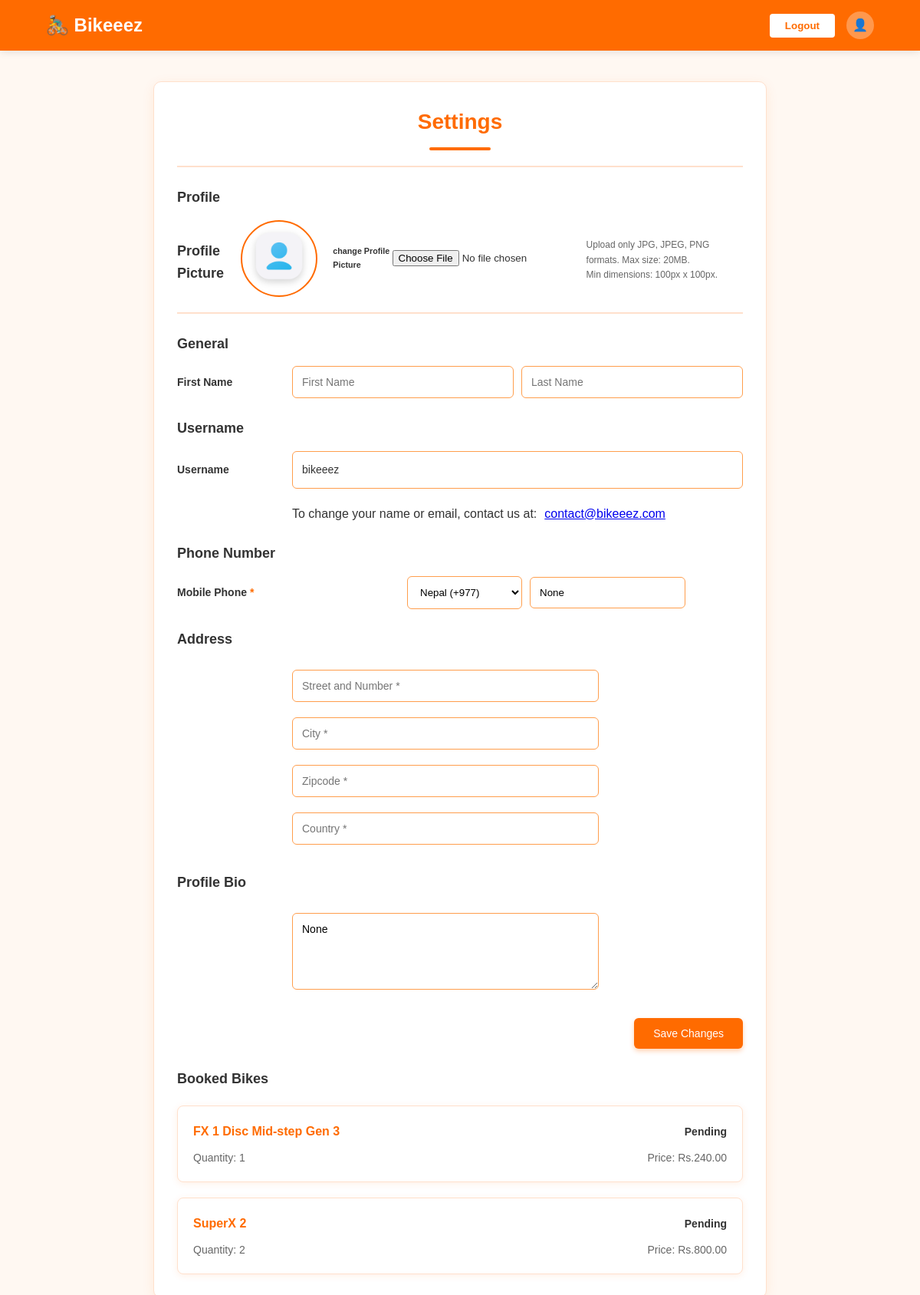
Page /users/profile/ (signed in) on the committed database.
### users/models.py (models this page shows, shortened)
class UserProfile(models.Model):
    user = models.OneToOneField(User, on_delete = models.CASCADE)
    profile_pic = models.ImageField(upload_to='profile_pics/', blank=True, null=True, default='default_profile_pic.png')
    phone_number = models.CharField(max_length=20, blank=True, null=True)  # <--- Added this line
    street_number = models.CharField(max_length = 10) #hello
    zipcode = models.CharField(max_length = 10)
    city = models.CharField(max_length=50)
    country = models.CharField(max_length = 50)
    bio = models.TextField(blank=True, null = True)

### booking/models.py (models this page shows, shortened)
class Booking(models.Model):
    user = models.ForeignKey(User, on_delete=models.CASCADE)  # Links the booking to a user
    bike = models.ForeignKey(Bikes, on_delete=models.CASCADE)  # Links the booking to a bike
    start_date = models.DateField()  # Start date of the booking
    end_date = models.DateField()  # End date of the booking
    quantity = models.PositiveIntegerField(default=1)  # Number of bikes being rented
    total_price = models.DecimalField(max_digits=10, decimal_places=2)  # Total price for the booking
    created_at = models.DateTimeField(auto_now_add=True)  # Automatically set creation time
    status = models.CharField(max_length=20, default='Pending')  # Booking status (e.g., Pending, Confirmed)

### bikes/models.py (models this page shows, shortened)
class Bikes(models.Model):
    name = models.CharField(max_length = 100)
    description = models.TextField(blank = True)
    short_description = models.TextField(blank = True)
    category = models.CharField(max_length=50, choices=[
        ('mountain','Mountain'),
        ('city','City'),
        ('electric', 'Electric'),
        ('road','Road'),
        ('hybrid','Hybrid'),
    ])
    image = models.ImageField(upload_to = 'bike_image/', null=True, blank=True)
    image_2 = models.ImageField(upload_to='bike_image/', null=True, blank=True)
    image_3 = models.ImageField(upload_to='bike_image/', null=True, blank=True)
    image_4 = models.ImageField(upload_to='bike_image/', null=True, blank=True)
    daily_rate = models.DecimalField(max_digits=6, decimal_places=2)
    weekly_rate = models.DecimalField(max_digits=6, decimal_places=2)
    is_available = models.BooleanField(default = True)
    location = models.CharField(max_length=100, blank=True)
    latitude = models.FloatField(default=80)
    longitude = models.FloatField(default=80)
    rating = models.DecimalField(max_digits=2, decimal_places=1, default=Decimal('0.0'))
    quantity = models.PositiveIntegerField(default=1)
    created_at = models.DateTimeField(auto_now_add=True)
    updated_at = models.DateTimeField(auto_now = True)
    condition = models.TextField(null=True, blank=True)

### users/views.py (the view)
# urls.py: path('profile/', views.profile_view, name ='profile'),
@login_required
def profile_view(request):
    user = request.user
    profile, created = UserProfile.objects.get_or_create(user=user)
    booked_bikes = Booking.objects.filter(user=user)  # Fetching all bookings made by the user
    if request.method == 'POST':
        form = UserProfileForm(request.POST, request.FILES, instance=profile, user=user)
        if form.is_valid():
            user.first_name = form.cleaned_data['first_name']
            user.last_name = form.cleaned_data['last_name']
            user.save()
            form.save()
            return redirect('profile')
    else:
        form = UserProfileForm(instance=profile, user=user)
    return render(request, 'profile.html', {
        'form': form,
        'profile': profile,
        'user_rentals': booked_bikes,
        'user_profile': profile,  # ✅ Added for template use (like in the payment form)
    })

### users/forms.py
class UserProfileForm(forms.ModelForm):
    first_name = forms.CharField(max_length=30)
    last_name = forms.CharField(disabled=True)
    username = forms.CharField(disabled=True)  # ✅ ADD THIS LINE
    class Meta:
        model = UserProfile
        fields = ['street_number', 'zipcode', 'city', 'country', 'profile_pic', 'bio']
    def __init__(self, *args, **kwargs):
        user = kwargs.pop('user', None)
        super(UserProfileForm, self).__init__(*args, **kwargs)
        if user:
            self.fields['first_name'].initial = user.first_name
            self.fields['last_name'].initial = user.last_name
            self.fields['username'].initial = user.username  # ✅ This will now work!

### bike_rental/templates/profile.html (shortened to what this page needs)
{% load static %}
<!DOCTYPE html>
<html lang="en">
  <head>
  </head>
  <body>
    <header class="header">
      <button
        type="button"
        class="logo"
        data-url="{% url 'home' %}"
        onclick="redirectToHome()"
      >
        🚴‍♂️ Bikeeez
      </button>
      <div class="language-currency">
        <button
          type="button"
          class="loginBtn"
          data-url="{% url 'logout' %}"
          onclick="redirectToLogout()"
        >
          Logout
        </button>
        <div class="user-icon">👤</div>
      </div>
    </header>
    <div class="container">
      <h2>Settings</h2>
      <hr />
      <form method="POST" enctype="multipart/form-data">
        <h3>Profile</h3>
        <div class="profile-section">
          {% if profile.profile_pic %}
          <h3>Profile Picture</h3>
          <img
            src="{{ profile.profile_pic.url }}"
            alt="Profile Picture"
            class="profile-pic"
          />
          <h6>change Profile Picture</h6>
          <input
            type="file"
            name="profile_pic"
            accept="image/png, image/jpeg, image/jpg"
          />
          <p class="profile-text">
            Upload only JPG, JPEG, PNG formats. Max size: 20MB.<br />
            Min dimensions: 100px x 100px.
          </p>
          {% endif %}
        </div>
        <hr />
        <h3>General</h3>
        <div class="form-row">
          <div class="form-label">First Name</div>
          <input
            type="text"
            name="first_name"
            class="form-input form-input-small"
            value="{{ form.first_name.value }}"
            placeholder="First Name"
          />
          <input
            type="text"
            name="last_name"
            class="form-input form-input-small"
            value="{{ form.last_name.value }}"
            placeholder="Last Name"
            style="margin-left: 10px"
          />
        </div>
        <h3>Username</h3>
        <div class="form-row">
          <div class="form-label">Username</div>
          <div class="form-input">{{ user.username }}</div>
        </div>
        <p class="email-note">
          To change your name or email, contact us at:
          <a href="mailto:contact@bikeeez.com">contact@bikeeez.com</a>
        </p>
        <h3>Phone Number</h3>
        <div class="form-row">
          <div class="form-label">
            Mobile Phone <span class="required">*</span>
          </div>
          <div class="phone-input">
            <select class="country-select" name="country">
              <option value="Nepal">Nepal (+977)</option>
            </select>
            <input
              type="tel"
              class="phone-field"
              name="phone_number"
              placeholder="Phone number"
              value="{{ profile.phone_number }}"
            />
          </div>
        </div>
        <h3>Address</h3>
        <input
          type="text"
          class="address-input"
          name="street_number"
          placeholder="Street and Number *"
          value="{{ profile.street_number }}"
        />
        <input
          type="text"
          class="address-input"
          name="city"
          placeholder="City *"
          value="{{ profile.city }}"
        />
        <input
          type="text"
          class="address-input"
          name="zipcode"
          placeholder="Zipcode *"
          value="{{ profile.zipcode }}"
        />
        <input
          type="text"
          class="address-input"
          name="country"
          placeholder="Country *"
          value="{{ profile.country }}"
        />
        <h3>Profile Bio</h3>
        <textarea class="bio-textarea" name="bio">{{ profile.bio }}</textarea>
        <div class="button-group">
          <button type="submit" class="save-btn">Save Changes</button>
        </div>
      </form>
  <h3>Booked Bikes</h3>
  <div class="booked-bikes-container">
    {% for booking in user_rentals %}
    <div class="bike-card" onclick="openPopup('popup-{{ booking.id }}')">
      <div class="bike-card-header">
        <h4>{{ booking.bike.name }}</h4>
        <span class="status-{{ booking.status }}">{{ booking.status }}</span>
      </div>
      <div class="bike-card-details">
        <span>Quantity: {{ booking.quantity }}</span>
        <span>Price: Rs.{{ booking.total_price }}</span>
      </div>
    </div>
    {% empty %}
    <p>No booked bikes found.</p>
    {% endfor %}
  </div>
</div>
  </body>
</html>

### bike_rental/templates/profile.html (style rules this page uses)
* { margin: 0; padding: 0; box-sizing: border-box; font-family: "Arial", sans-serif; }
body { color: #333; line-height: 1.6; background-color: #fff8f2; }
.header { display: flex; justify-content: space-between; align-items: center; padding: 15px 5%; background-color: #ff6b00; box-shadow: 0 2px 10px rgba(0, 0, 0, 0.1); }
.logo { font-size: 24px; font-weight: bold; color: white; background-color: #ff6b00; border: none; }
.language-currency { display: flex; align-items: center; gap: 15px; }
.loginBtn { padding: 8px 20px; background-color: white; color: #ff6b00; border: none; border-radius: 4px; cursor: pointer; font-weight: bold; transition: all 0.3s; }
.user-icon { width: 36px; height: 36px; border-radius: 50%; background-color: rgba(255, 255, 255, 0.3); display: flex; justify-content: center; align-items: center; cursor: pointer; color: white; transition: all 0.3s; }
.container { width: 80%; max-width: 800px; margin: 40px auto; background: white; padding: 30px; border-radius: 10px; box-shadow: 0 4px 15px rgba(255, 107, 0, 0.1); border: 1px solid #ffe0cc; }
h2 { font-size: 28px; color: #ff6b00; margin-bottom: 20px; text-align: center; position: relative; }
h2:after { content: ""; display: block; width: 80px; height: 4px; background: #ff6b00; margin: 10px auto 0; border-radius: 2px; }
h3 { font-size: 18px; color: #333; margin: 25px 0 15px; }
hr { border: 1px solid #ffe0cc; margin: 20px 0; }
.profile-section { display: flex; align-items: center; justify-content: center; margin-bottom: 20px; }
.profile-pic { width: 100px; height: 100px; border-radius: 50%; object-fit: cover; margin-right: 20px; border: 2px solid #ff6b00; transition: all 0.3s; }
.profile-text { font-size: 12px; color: #666; margin-top: 5px; }
.form-row { display: flex; align-items: center; margin-bottom: 20px; }
.form-label { width: 150px; font-size: 14px; color: #333; font-weight: bold; }
.form-input { flex: 1; padding: 12px; border: 1px solid #ff9e4d; border-radius: 6px; font-size: 14px; background-color: rgba(255, 255, 255, 0.8); transition: all 0.3s; }
.form-input-small { width: 150px; }
.email-note, .phone-input { display: flex; gap: 10px; align-items: center; margin-left: 150px; }
.country-select { width: 150px; padding: 12px; border: 1px solid #ff9e4d; border-radius: 6px; background-color: rgba(255, 255, 255, 0.8); }
.phone-field { flex: 1; padding: 12px; border: 1px solid #ff9e4d; border-radius: 6px; }
.address-input, .bio-textarea { width: 100%; max-width: 400px; padding: 12px; border: 1px solid #ff9e4d; border-radius: 6px; font-size: 14px; margin: 10px 0 10px 150px; background-color: rgba(255, 255, 255, 0.8); }
.bio-textarea { height: 100px; resize: vertical; }
.button-group { display: flex; justify-content: flex-end; gap: 15px; margin-top: 20px; }
.save-btn { background-color: #ff6b00; color: white; border: none; padding: 12px 25px; border-radius: 6px; cursor: pointer; font-size: 14px; transition: all 0.3s; box-shadow: 0 3px 6px rgba(255, 107, 0, 0.3); }
.required { color: #ff6b00; }
.booked-bikes-container { display: flex; flex-direction: column; gap: 20px; margin-top: 20px; }
.bike-card { background: #fff; border: 1px solid #ffe0cc; border-radius: 8px; padding: 20px; box-shadow: 0 2px 10px rgba(255, 107, 0, 0.1); transition: all 0.3s; cursor: pointer; }
.bike-card-header { display: flex; justify-content: space-between; align-items: center; margin-bottom: 10px; }
.bike-card-header h4 { font-size: 16px; color: #ff6b00; font-weight: bold; margin: 0; }
.bike-card-header span { font-size: 14px; font-weight: bold; }
.bike-card-details { display: flex; justify-content: space-between; font-size: 14px; color: #666; }

### rows in the picture
UserProfile: profile_pic (placeholder picture), phone_number "None", bio "None"
Booking: bike.name "FX 1 Disc Mid-step Gen 3", status "Pending", quantity "1", total_price "240.00"
Booking: bike.name "SuperX 2", status "Pending", quantity "2", total_price "800.00"

### other values in the picture
{{ user.username }} "bikeeez"
